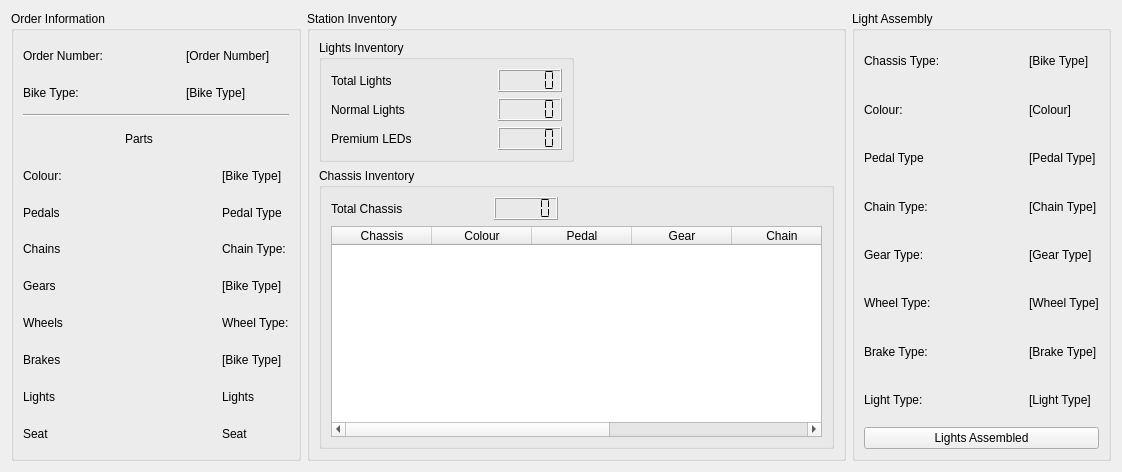
      <widget class="QWidget" name="LightAssembly">
       <attribute name="title">
        <string>Lights</string>
       </attribute>
       <layout class="QGridLayout" name="gridLayout_69">
        <item row="0" column="0">
         <widget class="QGroupBox" name="LightsOrder">
          <property name="minimumSize">
           <size>
            <width>281</width>
            <height>385</height>
           </size>
          </property>
          <property name="title">
           <string>Order Information</string>
          </property>
          <layout class="QGridLayout" name="gridLayout_31">
           <item row="1" column="0">
            <widget class="QLabel" name="BikeTypeLabel_9">
             <property name="text">
              <string>Bike Type:</string>
             </property>
            </widget>
           </item>
           <item row="4" column="1" colspan="2">
            <spacer name="horizontalSpacer_150">
             <property name="orientation">
              <enum>Qt::Orientation::Horizontal</enum>
             </property>
             <property name="sizeHint" stdset="0">
              <size>
               <width>61</width>
               <height>20</height>
              </size>
             </property>
            </spacer>
           </item>
           <item row="3" column="1">
            <widget class="QLabel" name="PartsLabel_9">
             <property name="text">
              <string>Parts</string>
             </property>
             <property name="scaledContents">
              <bool>false</bool>
             </property>
             <property name="wordWrap">
              <bool>false</bool>
             </property>
            </widget>
           </item>
           <item row="10" column="3">
            <widget class="QLabel" name="BrakesType_9">
             <property name="text">
              <string>[Bike Type]</string>
             </property>
            </widget>
           </item>
           <item row="8" column="3">
            <widget class="QLabel" name="GearType_9">
             <property name="text">
              <string>[Bike Type]</string>
             </property>
            </widget>
           </item>
           <item row="4" column="0">
            <widget class="QLabel" name="ColourLabel_9">
             <property name="text">
              <string>Colour:</string>
             </property>
            </widget>
           </item>
           <item row="0" column="0">
            <widget class="QLabel" name="OrderNumberLabel_9">
             <property name="text">
              <string>Order Number:</string>
             </property>
            </widget>
           </item>
           <item row="8" column="1" colspan="2">
            <spacer name="horizontalSpacer_154">
             <property name="orientation">
              <enum>Qt::Orientation::Horizontal</enum>
             </property>
             <property name="sizeHint" stdset="0">
              <size>
               <width>61</width>
               <height>20</height>
              </size>
             </property>
            </spacer>
           </item>
           <item row="8" column="0">
            <widget class="QLabel" name="GearsLabel_9">
             <property name="text">
              <string>Gears</string>
             </property>
            </widget>
           </item>
           <item row="4" column="3">
            <widget class="QLabel" name="Colour_9">
             <property name="text">
              <string>[Bike Type]</string>
             </property>
            </widget>
           </item>
           <item row="10" column="0">
            <widget class="QLabel" name="BrakesLabel_9">
             <property name="text">
              <string>Brakes</string>
             </property>
            </widget>
           </item>
           <item row="5" column="3">
            <widget class="QLabel" name="PedalType_9">
             <property name="text">
              <string>Pedal Type</string>
             </property>
            </widget>
           </item>
           <item row="5" column="0">
            <widget class="QLabel" name="PedalLabel_9">
             <property name="text">
              <string>Pedals</string>
             </property>
            </widget>
           </item>
           <item row="2" column="0" colspan="4">
            <widget class="Line" name="line_10">
             <property name="orientation">
              <enum>Qt::Orientation::Horizontal</enum>
             </property>
            </widget>
           </item>
           <item row="7" column="3">
            <widget class="QLabel" name="ChainType_9">
             <property name="text">
              <string>Chain Type:</string>
             </property>
            </widget>
           </item>
           <item row="3" column="2" colspan="2">
            <spacer name="horizontalSpacer_149">
             <property name="orientation">
              <enum>Qt::Orientation::Horizontal</enum>
             </property>
             <property name="sizeHint" stdset="0">
              <size>
               <width>103</width>
               <height>20</height>
              </size>
             </property>
            </spacer>
           </item>
           <item row="12" column="0">
            <widget class="QLabel" name="SeatLabel_9">
             <property name="text">
              <string>Seat</string>
             </property>
            </widget>
           </item>
           <item row="0" column="1">
            <spacer name="horizontalSpacer_146">
             <property name="orientation">
              <enum>Qt::Orientation::Horizontal</enum>
             </property>
             <property name="sizeHint" stdset="0">
              <size>
               <width>35</width>
               <height>20</height>
              </size>
             </property>
            </spacer>
           </item>
           <item row="3" column="0">
            <spacer name="horizontalSpacer_148">
             <property name="orientation">
              <enum>Qt::Orientation::Horizontal</enum>
             </property>
             <property name="sizeHint" stdset="0">
              <size>
               <width>96</width>
               <height>20</height>
              </size>
             </property>
            </spacer>
           </item>
           <item row="11" column="0">
            <widget class="QLabel" name="LightsLabel_9">
             <property name="text">
              <string>Lights</string>
             </property>
            </widget>
           </item>
           <item row="11" column="3">
            <widget class="QLabel" name="LightsType_9">
             <property name="text">
              <string>Lights</string>
             </property>
            </widget>
           </item>
           <item row="10" column="1" colspan="2">
            <spacer name="horizontalSpacer_155">
             <property name="orientation">
              <enum>Qt::Orientation::Horizontal</enum>
             </property>
             <property name="sizeHint" stdset="0">
              <size>
               <width>61</width>
               <height>20</height>
              </size>
             </property>
            </spacer>
           </item>
           <item row="1" column="2" colspan="2">
            <widget class="QLabel" name="BikeType_9">
             <property name="text">
              <string>[Bike Type]</string>
             </property>
            </widget>
           </item>
           <item row="7" column="0">
            <widget class="QLabel" name="ChainLabel_9">
             <property name="text">
              <string>Chains</string>
             </property>
            </widget>
           </item>
           <item row="12" column="3">
            <widget class="QLabel" name="SeatType_9">
             <property name="text">
              <string>Seat</string>
             </property>
            </widget>
           </item>
           <item row="5" column="1" colspan="2">
            <spacer name="horizontalSpacer_151">
             <property name="orientation">
              <enum>Qt::Orientation::Horizontal</enum>
             </property>
             <property name="sizeHint" stdset="0">
              <size>
               <width>61</width>
               <height>20</height>
              </size>
             </property>
            </spacer>
           </item>
           <item row="1" column="1">
            <spacer name="horizontalSpacer_147">
             <property name="orientation">
              <enum>Qt::Orientation::Horizontal</enum>
             </property>
             <property name="sizeHint" stdset="0">
              <size>
               <width>35</width>
               <height>20</height>
              </size>
             </property>
            </spacer>
           </item>
           <item row="11" column="1" colspan="2">
            <spacer name="horizontalSpacer_156">
             <property name="orientation">
              <enum>Qt::Orientation::Horizontal</enum>
             </property>
             <property name="sizeHint" stdset="0">
              <size>
               <width>61</width>
               <height>20</height>
              </size>
             </property>
            </spacer>
           </item>
           <item row="0" column="2" colspan="2">
            <widget class="QLabel" name="OrderNumber_9">
             <property name="text">
              <string>[Order Number]</string>
             </property>
            </widget>
           </item>
           <item row="9" column="0">
            <widget class="QLabel" name="WheelsLabel_9">
             <property name="text">
              <string>Wheels</string>
             </property>
            </widget>
           </item>
           <item row="9" column="3">
            <widget class="QLabel" name="WheelType_9">
             <property name="text">
              <string>Wheel Type:</string>
             </property>
            </widget>
           </item>
           <item row="9" column="1" colspan="2">
            <spacer name="horizontalSpacer_152">
             <property name="orientation">
              <enum>Qt::Orientation::Horizontal</enum>
             </property>
             <property name="sizeHint" stdset="0">
              <size>
               <width>61</width>
               <height>20</height>
              </size>
             </property>
            </spacer>
           </item>
           <item row="7" column="1" colspan="2">
            <spacer name="horizontalSpacer_153">
             <property name="orientation">
              <enum>Qt::Orientation::Horizontal</enum>
             </property>
             <property name="sizeHint" stdset="0">
              <size>
               <width>40</width>
               <height>20</height>
              </size>
             </property>
            </spacer>
           </item>
           <item row="12" column="1" colspan="2">
            <spacer name="horizontalSpacer_157">
             <property name="orientation">
              <enum>Qt::Orientation::Horizontal</enum>
             </property>
             <property name="sizeHint" stdset="0">
              <size>
               <width>40</width>
               <height>20</height>
              </size>
             </property>
            </spacer>
           </item>
          </layout>
         </widget>
        </item>
        <item row="0" column="1">
         <widget class="QGroupBox" name="ChassisStationInventoryBox_7">
          <property name="title">
           <string>Station Inventory</string>
          </property>
          <layout class="QGridLayout" name="gridLayout_49">
           <item row="0" column="0">
            <widget class="QGroupBox" name="PedalStationChassisInventoryBox_12">
             <property name="title">
              <string>Lights Inventory</string>
             </property>
             <layout class="QGridLayout" name="gridLayout_50">
              <item row="1" column="1" colspan="2">
               <spacer name="horizontalSpacer_237">
                <property name="orientation">
                 <enum>Qt::Orientation::Horizontal</enum>
                </property>
                <property name="sizeHint" stdset="0">
                 <size>
                  <width>40</width>
                  <height>20</height>
                 </size>
                </property>
               </spacer>
              </item>
              <item row="2" column="2">
               <spacer name="horizontalSpacer_241">
                <property name="orientation">
                 <enum>Qt::Orientation::Horizontal</enum>
                </property>
                <property name="sizeHint" stdset="0">
                 <size>
                  <width>30</width>
                  <height>17</height>
                 </size>
                </property>
               </spacer>
              </item>
              <item row="0" column="1" colspan="2">
               <spacer name="horizontalSpacer_239">
                <property name="orientation">
                 <enum>Qt::Orientation::Horizontal</enum>
                </property>
                <property name="sizeHint" stdset="0">
                 <size>
                  <width>37</width>
                  <height>20</height>
                 </size>
                </property>
               </spacer>
              </item>
              <item row="1" column="3">
               <widget class="QLCDNumber" name="PedalStationInventoryNormalChassis_9">
                <property name="segmentStyle">
                 <enum>QLCDNumber::SegmentStyle::Flat</enum>
                </property>
               </widget>
              </item>
              <item row="0" column="0">
               <widget class="QLabel" name="PedalStationInventoryTotalChassisLabel_11">
                <property name="text">
                 <string>Total Lights</string>
                </property>
               </widget>
              </item>
              <item row="2" column="3">
               <widget class="QLCDNumber" name="PedalStationInventoryKidsChassis_15">
                <property name="segmentStyle">
                 <enum>QLCDNumber::SegmentStyle::Flat</enum>
                </property>
               </widget>
              </item>
              <item row="1" column="0">
               <widget class="QLabel" name="PedalStationInventoryNormalChassisLabel_8">
                <property name="text">
                 <string>Normal Lights</string>
                </property>
               </widget>
              </item>
              <item row="2" column="0" colspan="2">
               <widget class="QLabel" name="PedalStationInventoryTotalKidsChassisLabel_16">
                <property name="text">
                 <string>Premium LEDs</string>
                </property>
               </widget>
              </item>
              <item row="0" column="3">
               <widget class="QLCDNumber" name="PedalStationInventoryTotalChassis_11">
                <property name="segmentStyle">
                 <enum>QLCDNumber::SegmentStyle::Flat</enum>
                </property>
               </widget>
              </item>
             </layout>
            </widget>
           </item>
           <item row="1" column="0" colspan="2">
            <widget class="QGroupBox" name="PedalStationChassisInventoryBox_13">
             <property name="title">
              <string>Chassis Inventory</string>
             </property>
             <layout class="QGridLayout" name="gridLayout_51">
              <item row="0" column="0">
               <widget class="QLabel" name="PedalStationInventoryTotalChassisLabel_12">
                <property name="text">
                 <string>Total Chassis</string>
                </property>
               </widget>
              </item>
              <item row="0" column="1">
               <spacer name="horizontalSpacer_242">
                <property name="orientation">
                 <enum>Qt::Orientation::Horizontal</enum>
                </property>
                <property name="sizeHint" stdset="0">
                 <size>
                  <width>62</width>
                  <height>20</height>
                 </size>
                </property>
               </spacer>
              </item>
              <item row="0" column="2">
               <widget class="QLCDNumber" name="PedalStationInventoryTotalChassis_12">
                <property name="segmentStyle">
                 <enum>QLCDNumber::SegmentStyle::Flat</enum>
                </property>
               </widget>
              </item>
              <item row="0" column="3">
               <spacer name="horizontalSpacer_243">
                <property name="orientation">
                 <enum>Qt::Orientation::Horizontal</enum>
                </property>
                <property name="sizeHint" stdset="0">
                 <size>
                  <width>258</width>
                  <height>20</height>
                 </size>
                </property>
               </spacer>
              </item>
              <item row="1" column="0" colspan="4">
               <widget class="QTableWidget" name="tableWidget_5">
                <property name="minimumSize">
                 <size>
                  <width>491</width>
                  <height>211</height>
                 </size>
                </property>
                <column>
                 <property name="text">
                  <string>Chassis</string>
                 </property>
                </column>
                <column>
                 <property name="text">
                  <string>Colour</string>
                 </property>
                </column>
                <column>
                 <property name="text">
                  <string>Pedal</string>
                 </property>
                </column>
                <column>
                 <property name="text">
                  <string>Gear</string>
                 </property>
                </column>
                <column>
                 <property name="text">
                  <string>Chain</string>
                 </property>
                </column>
                <column>
                 <property name="text">
                  <string>Wheels</string>
                 </property>
                </column>
                <column>
                 <property name="text">
                  <string>Brakes</string>
                 </property>
                </column>
               </widget>
              </item>
             </layout>
            </widget>
           </item>
           <item row="0" column="1">
            <spacer name="horizontalSpacer_244">
             <property name="orientation">
              <enum>Qt::Orientation::Horizontal</enum>
             </property>
             <property name="sizeHint" stdset="0">
              <size>
               <width>40</width>
               <height>20</height>
              </size>
             </property>
            </spacer>
           </item>
          </layout>
         </widget>
        </item>
        <item row="0" column="2">
         <widget class="QGroupBox" name="LigthAssemblyBox">
          <property name="title">
           <string>Light Assembly</string>
          </property>
          <layout class="QGridLayout" name="gridLayout_10">
           <item row="8" column="0">
            <widget class="QLabel" name="label_219">
             <property name="text">
              <string>Brake Type:</string>
             </property>
            </widget>
           </item>
           <item row="9" column="1">
            <spacer name="horizontalSpacer_251">
             <property name="orientation">
              <enum>Qt::Orientation::Horizontal</enum>
             </property>
             <property name="sizeHint" stdset="0">
              <size>
               <width>44</width>
               <height>14</height>
              </size>
             </property>
            </spacer>
           </item>
           <item row="9" column="2">
            <widget class="QLabel" name="label_222">
             <property name="text">
              <string>[Light Type]</string>
             </property>
            </widget>
           </item>
           <item row="1" column="1">
            <spacer name="horizontalSpacer_246">
             <property name="orientation">
              <enum>Qt::Orientation::Horizontal</enum>
             </property>
             <property name="sizeHint" stdset="0">
              <size>
               <width>40</width>
               <height>20</height>
              </size>
             </property>
            </spacer>
           </item>
           <item row="5" column="0">
            <widget class="QLabel" name="label_213">
             <property name="text">
              <string>Chain Type:</string>
             </property>
            </widget>
           </item>
           <item row="0" column="2">
            <widget class="QLabel" name="label_210">
             <property name="text">
              <string>[Bike Type]</string>
             </property>
            </widget>
           </item>
           <item row="8" column="1">
            <spacer name="horizontalSpacer_250">
             <property name="orientation">
              <enum>Qt::Orientation::Horizontal</enum>
             </property>
             <property name="sizeHint" stdset="0">
              <size>
               <width>44</width>
               <height>14</height>
              </size>
             </property>
            </spacer>
           </item>
           <item row="5" column="2">
            <widget class="QLabel" name="label_214">
             <property name="text">
              <string>[Chain Type]</string>
             </property>
            </widget>
           </item>
           <item row="1" column="2">
            <widget class="QLabel" name="label_212">
             <property name="text">
              <string>[Colour]</string>
             </property>
            </widget>
           </item>
           <item row="6" column="2">
            <widget class="QLabel" name="label_216">
             <property name="text">
              <string>[Gear Type]</string>
             </property>
            </widget>
           </item>
           <item row="7" column="2">
            <widget class="QLabel" name="label_218">
             <property name="text">
              <string>[Wheel Type]</string>
             </property>
            </widget>
           </item>
           <item row="0" column="1">
            <spacer name="horizontalSpacer_245">
             <property name="orientation">
              <enum>Qt::Orientation::Horizontal</enum>
             </property>
             <property name="sizeHint" stdset="0">
              <size>
               <width>40</width>
               <height>20</height>
              </size>
             </property>
            </spacer>
           </item>
           <item row="10" column="0" colspan="3">
            <widget class="QPushButton" name="pushButton_17">
             <property name="text">
              <string>Lights Assembled</string>
             </property>
            </widget>
           </item>
           <item row="1" column="0">
            <widget class="QLabel" name="label_211">
             <property name="text">
              <string>Colour:</string>
             </property>
            </widget>
           </item>
           <item row="6" column="0">
            <widget class="QLabel" name="label_215">
             <property name="text">
              <string>Gear Type:</string>
             </property>
            </widget>
           </item>
           <item row="7" column="1">
            <spacer name="horizontalSpacer_249">
             <property name="orientation">
              <enum>Qt::Orientation::Horizontal</enum>
             </property>
             <property name="sizeHint" stdset="0">
              <size>
               <width>44</width>
               <height>17</height>
              </size>
             </property>
            </spacer>
           </item>
           <item row="6" column="1">
            <spacer name="horizontalSpacer_248">
             <property name="orientation">
              <enum>Qt::Orientation::Horizontal</enum>
             </property>
             <property name="sizeHint" stdset="0">
              <size>
               <width>47</width>
               <height>20</height>
              </size>
             </property>
            </spacer>
           </item>
           <item row="7" column="0">
            <widget class="QLabel" name="label_217">
             <property name="text">
              <string>Wheel Type:</string>
             </property>
            </widget>
           </item>
           <item row="9" column="0">
            <widget class="QLabel" name="label_221">
             <property name="text">
              <string>Light Type:</string>
             </property>
            </widget>
           </item>
           <item row="5" column="1">
            <spacer name="horizontalSpacer_247">
             <property name="orientation">
              <enum>Qt::Orientation::Horizontal</enum>
             </property>
             <property name="sizeHint" stdset="0">
              <size>
               <width>40</width>
               <height>20</height>
              </size>
             </property>
            </spacer>
           </item>
           <item row="0" column="0">
            <widget class="QLabel" name="label_209">
             <property name="text">
              <string>Chassis Type:</string>
             </property>
            </widget>
           </item>
           <item row="8" column="2">
            <widget class="QLabel" name="label_220">
             <property name="text">
              <string>[Brake Type]</string>
             </property>
            </widget>
           </item>
           <item row="2" column="1">
            <spacer name="horizontalSpacer_274">
             <property name="orientation">
              <enum>Qt::Orientation::Horizontal</enum>
             </property>
             <property name="sizeHint" stdset="0">
              <size>
               <width>77</width>
               <height>20</height>
              </size>
             </property>
            </spacer>
           </item>
           <item row="2" column="2">
            <widget class="QLabel" name="label_44">
             <property name="text">
              <string>[Pedal Type]</string>
             </property>
            </widget>
           </item>
           <item row="2" column="0">
            <widget class="QLabel" name="label_109">
             <property name="text">
              <string>Pedal Type</string>
             </property>
            </widget>
           </item>
          </layout>
         </widget>
        </item>
       </layout>
      </widget>
